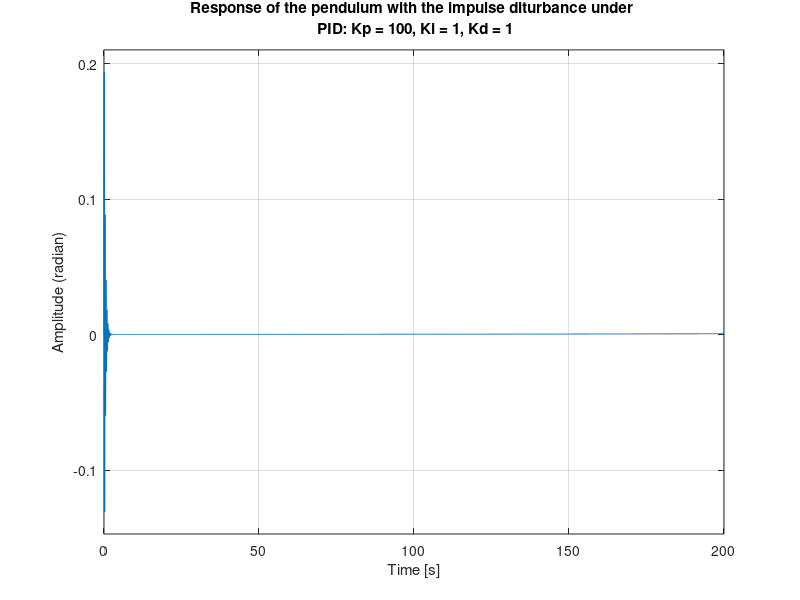
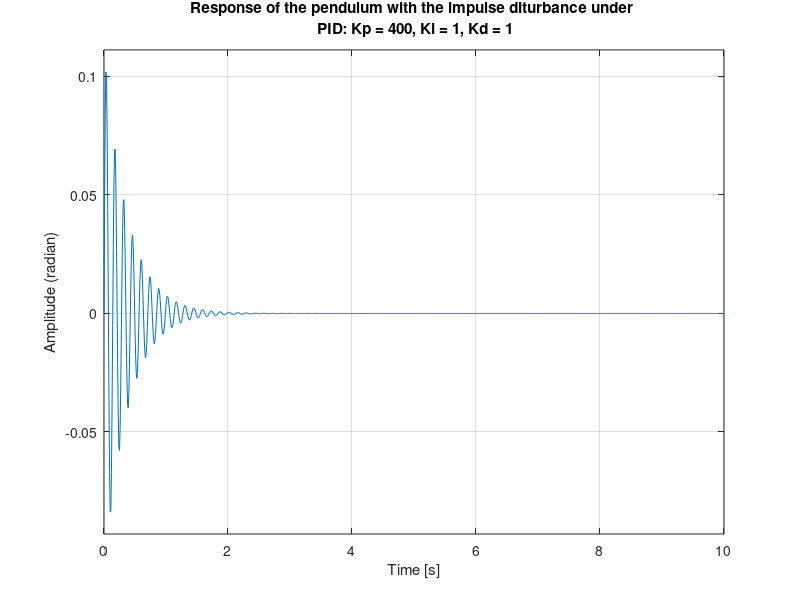
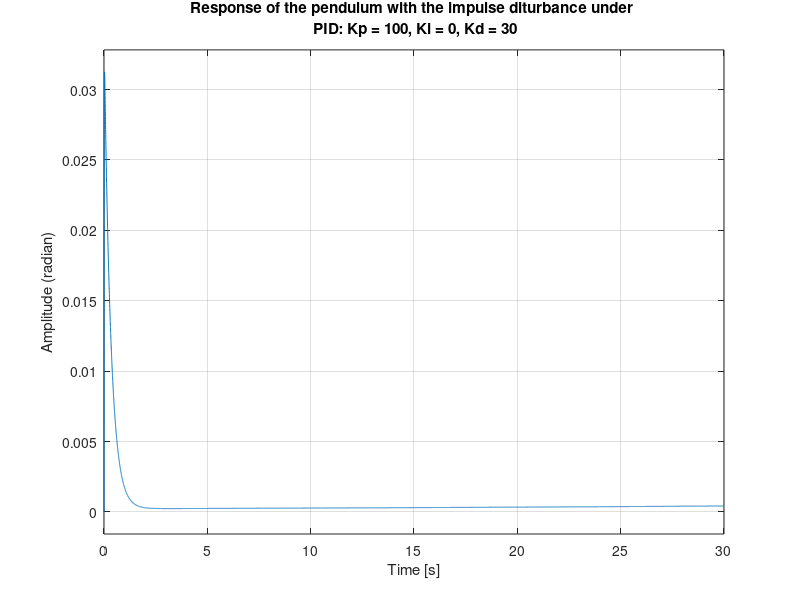
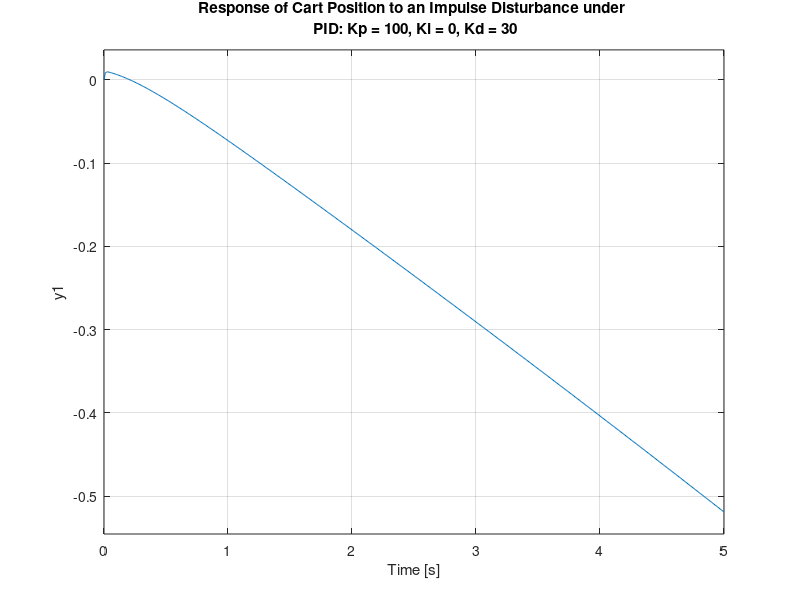

MATLAB code for these plots, in order:

%% declarig the parameters in the transfer fucntion of cart and pendulum
M = 0.6;
m = 0.2;
b = 0.2;
I = 0.003;
g = 9.8;
l = 0.25;
c = (M+m)*(I+m*l^2)-(m*l)^2;
s = tf('s');
%% pendulum transfer function
G_pend = (m*l*s/c)/(s^3 + (b*(I + m*l^2))*s^2/c - ((M + m)*m*g*l)*s/c - b*m*g*l/c)

%% Response of pendulum position 
% definning PID controller

Kp = 1; %proportional gain
Ki = 0; %integral gain
Kd = 0; %differnetial gain

%PID controller
Cntroler = pid(Kp,Ki,Kd)
%System feedback loop
sys = feedback(G_pend,Cntroler)

%impulse response of the system input  = u(s) = 1 netwon force
figure(1)
impulse(sys)
title({'Response of the pendulum with the impulse diturbance under ';' PID: Kp = 1, Ki = 0, Kd = 0'})
ylabel('Amplitude (radian)')
grid on

%% 
Kp = 100; %proportional gain
Ki = 1; %integral gain
Kd = 1; %differnetial gain

Cntroler = pid(Kp,Ki,Kd)
sys = feedback(G_pend,Cntroler)

figure(2)
impulse(sys)
title({'Response of the pendulum with the impulse diturbance under ';' PID: Kp = 100, Ki = 1, Kd = 1'})
ylabel('Amplitude (radian)')
grid on

%%
Kp = 400; %proportional gain
Ki = 1; %integral gain
Kd = 1; %differnetial gain

Cntroler = pid(Kp,Ki,Kd)
sys = feedback(G_pend,Cntroler)
figure(3)
t = 0:0.01:10
impulse(sys,t)
title({'Response of the pendulum with the impulse diturbance under ';' PID: Kp = 400, Ki = 1, Kd = 1'})
ylabel('Amplitude (radian)')
grid on

%%
Kp = 100; %proportional gain
Ki = 0; %integral gain
Kd = 30; %differnetial gain

Cntroler = pid(Kp,Ki,Kd)
sys = feedback(G_pend,Cntroler)
figure(4)
impulse(sys)
title({'Response of the pendulum with the impulse diturbance under ';' PID: Kp = 100, Ki = 0, Kd = 30'})
ylabel('Amplitude (radian)')
grid on

%% Response of carts postion under PID 
G_cart = (((I+m*l^2)/c)*s^2 - (m*g*l/c))/(s^4 + (b*(I + m*l^2))*s^3/c - ((M + m)*m*g*l)*s^2/c - b*m*g*l*s/c);
Kp = 100; %proportional gain
Ki = 0; %integral gain
Kd = 30; %differnetial gain
Cntroler = pid(Kp,Ki,Kd)

sys = feedback(1,G_pend*Cntroler)*G_cart;
t = 0:0.01:5;
figure(5)
impulse(sys, t);
title({'Response of Cart Position to an Impulse Disturbance under ';' PID: Kp = 100, Ki = 0, Kd = 30'});
grid on


